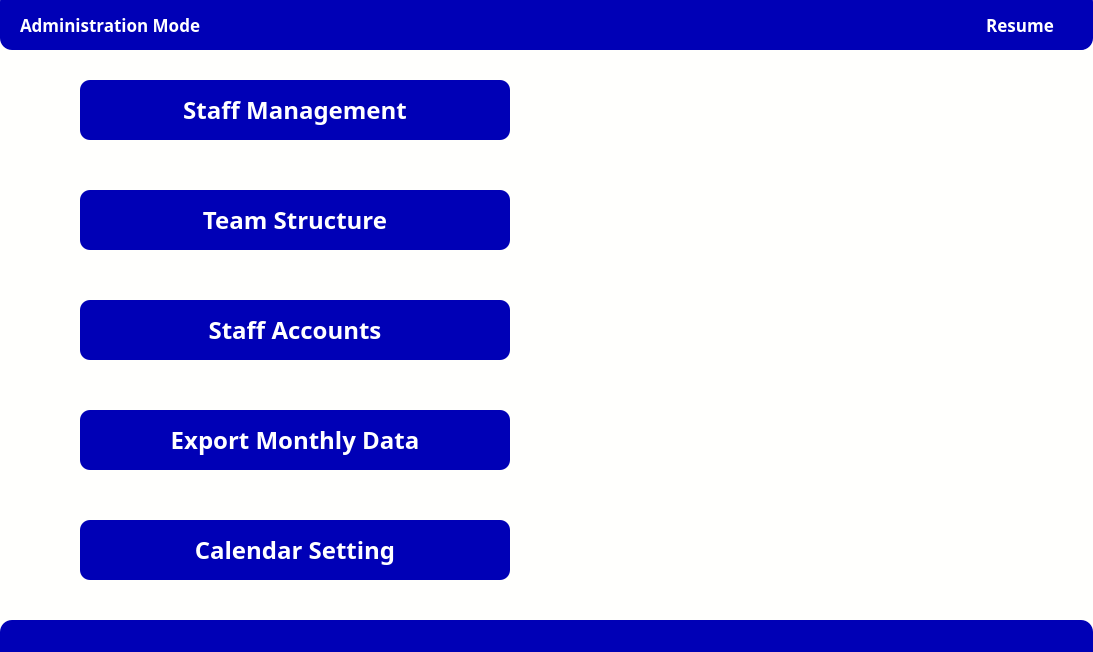
<?xml version="1.0" encoding="UTF-8"?>
<ui version="4.0">
 <class>AdminMain</class>
 <widget class="QMainWindow" name="AdminMain">
  <property name="geometry">
   <rect>
    <x>0</x>
    <y>0</y>
    <width>1093</width>
    <height>652</height>
   </rect>
  </property>
  <property name="sizePolicy">
   <sizepolicy hsizetype="Preferred" vsizetype="Preferred">
    <horstretch>0</horstretch>
    <verstretch>0</verstretch>
   </sizepolicy>
  </property>
  <property name="minimumSize">
   <size>
    <width>1093</width>
    <height>652</height>
   </size>
  </property>
  <property name="maximumSize">
   <size>
    <width>1093</width>
    <height>652</height>
   </size>
  </property>
  <property name="windowTitle">
   <string>Administration Mode</string>
  </property>
  <property name="styleSheet">
   <string notr="true">QMainWindow
{

    background-color:rgb(255, 255, 253);
    /*边框圆角半径为8像素*/ 
    border-radius:10px;
}</string>
  </property>
  <widget class="QWidget" name="centralwidget">
   <widget class="QPushButton" name="pushButton">
    <property name="geometry">
     <rect>
      <x>80</x>
      <y>80</y>
      <width>430</width>
      <height>60</height>
     </rect>
    </property>
    <property name="font">
     <font>
      <family>Microsoft Yahei</family>
      <pointsize>18</pointsize>
      <weight>75</weight>
      <bold>true</bold>
     </font>
    </property>
    <property name="styleSheet">
     <string notr="true">QPushButton
{
    font-family:Microsoft Yahei;
    font-size:18pt;
    color:white;
    background-color:rgb(0, 0, 182);
    border-radius:10px;
}

QPushButton:hover
{
    background-color:rgb(0, 0, 127);
    padding-left:-3px; 
    padding-top:-3px;

}

QPushButton:pressed
{
    background-color:rgb(0, 0, 188);
    padding-left:3px;
    padding-top:3px;
}</string>
    </property>
    <property name="text">
     <string>Staff Management</string>
    </property>
   </widget>
   <widget class="QPushButton" name="pushButton_2">
    <property name="geometry">
     <rect>
      <x>80</x>
      <y>190</y>
      <width>430</width>
      <height>60</height>
     </rect>
    </property>
    <property name="font">
     <font>
      <family>Microsoft Yahei</family>
      <pointsize>18</pointsize>
      <weight>75</weight>
      <bold>true</bold>
     </font>
    </property>
    <property name="styleSheet">
     <string notr="true">QPushButton
{
    font-family:Microsoft Yahei;
    font-size:18pt;
    color:white;
    background-color:rgb(0, 0, 182);
    border-radius:10px;
}

QPushButton:hover
{
    background-color:rgb(0, 0, 127);
    padding-left:-3px; 
    padding-top:-3px;

}

QPushButton:pressed
{
    background-color:rgb(0, 0, 188);
    padding-left:3px;
    padding-top:3px;
}</string>
    </property>
    <property name="text">
     <string>Team Structure</string>
    </property>
   </widget>
   <widget class="QPushButton" name="pushButton_3">
    <property name="geometry">
     <rect>
      <x>80</x>
      <y>300</y>
      <width>430</width>
      <height>60</height>
     </rect>
    </property>
    <property name="font">
     <font>
      <family>Microsoft Yahei</family>
      <pointsize>18</pointsize>
      <weight>75</weight>
      <bold>true</bold>
     </font>
    </property>
    <property name="styleSheet">
     <string notr="true">QPushButton
{
    font-family:Microsoft Yahei;
    font-size:18pt;
    color:white;
    background-color:rgb(0, 0, 182);
    border-radius:10px;
}

QPushButton:hover
{
    background-color:rgb(0, 0, 127);
    padding-left:-3px; 
    padding-top:-3px;

}

QPushButton:pressed
{
    background-color:rgb(0, 0, 188);
    padding-left:3px;
    padding-top:3px;
}</string>
    </property>
    <property name="text">
     <string>Staff Accounts</string>
    </property>
   </widget>
   <widget class="QPushButton" name="pushButton_4">
    <property name="geometry">
     <rect>
      <x>80</x>
      <y>410</y>
      <width>430</width>
      <height>60</height>
     </rect>
    </property>
    <property name="font">
     <font>
      <family>Microsoft Yahei</family>
      <pointsize>18</pointsize>
      <weight>75</weight>
      <bold>true</bold>
     </font>
    </property>
    <property name="styleSheet">
     <string notr="true">QPushButton
{
    font-family:Microsoft Yahei;
    font-size:18pt;
    color:white;
    background-color:rgb(0, 0, 182);
    border-radius:10px;
}

QPushButton:hover
{
    background-color:rgb(0, 0, 127);
    padding-left:-3px; 
    padding-top:-3px;

}

QPushButton:pressed
{
    background-color:rgb(0, 0, 188);
    padding-left:3px;
    padding-top:3px;
}</string>
    </property>
    <property name="text">
     <string>Export Monthly Data</string>
    </property>
   </widget>
   <widget class="QWidget" name="widget" native="true">
    <property name="geometry">
     <rect>
      <x>0</x>
      <y>-10</y>
      <width>1093</width>
      <height>60</height>
     </rect>
    </property>
    <property name="styleSheet">
     <string notr="true">QWidget
{
    /*字体为微软雅黑*/
    font-family:Microsoft Yahei;
    /*字体大小为20点*/
    font-size:18pt;
    /*字体颜色为白色*/    
    color:white;
    /*背景颜色*/  
    background-color:rgb(0, 0, 182);
    /*边框圆角半径为8像素*/ 
    border-radius:12px;
}</string>
    </property>
    <widget class="QPushButton" name="pushButton_7">
     <property name="geometry">
      <rect>
       <x>950</x>
       <y>10</y>
       <width>140</width>
       <height>50</height>
      </rect>
     </property>
     <property name="styleSheet">
      <string notr="true">QPushButton
{
    /*字体为微软雅黑*/
    font-family:Microsoft Yahei;
    /*字体大小为20点*/
    font-size:13pt;
    /*字体颜色为白色*/
	font-weight:bold;    
    color:white;
    /*背景颜色*/  
    background-color:rgb(0, 0, 182);
    /*边框圆角半径为8像素*/ 
    border-radius:10px;
}

/*按钮停留态*/
QPushButton:hover
{
    /*背景颜色*/  
    background-color:rgb(0, 0, 127);
    padding-left:-3px;
    /*上内边距为3像素，让按下时字向下移动3像素*/  
    padding-top:-3px;
}

/*按钮按下态*/
QPushButton:pressed
{
    /*背景颜色*/  
    background-color:rgb(0, 0, 188);
    /*左内边距为3像素，让按下时字向右移动3像素*/  
    padding-left:3px;
    /*上内边距为3像素，让按下时字向下移动3像素*/  
    padding-top:3px;
}</string>
     </property>
     <property name="text">
      <string>Resume</string>
     </property>
    </widget>
    <widget class="QLabel" name="label">
     <property name="geometry">
      <rect>
       <x>20</x>
       <y>10</y>
       <width>270</width>
       <height>50</height>
      </rect>
     </property>
     <property name="styleSheet">
      <string notr="true">QLabel
{
    /*字体为微软雅黑*/
    font-family:Microsoft Yahei;
    /*字体大小为20点*/
    font-size:13pt;
    /*字体颜色为白色*/
	font-weight:bold;    
    color:white;
    /*背景颜色*/  
    background-color:rgb(0, 0, 182);
    /*边框圆角半径为8像素*/ 

}

QLabel:hover
{
    padding-left:-3px;
    /*上内边距为3像素，让按下时字向下移动3像素*/  
    padding-top:-3px;
}

/*按钮按下态*/
QLabel:pressed
{
    /*左内边距为3像素，让按下时字向右移动3像素*/  
    padding-left:3px;
    /*上内边距为3像素，让按下时字向下移动3像素*/  
    padding-top:3px;
}</string>
     </property>
     <property name="text">
      <string>Administration Mode</string>
     </property>
    </widget>
   </widget>
   <widget class="QWidget" name="widget_2" native="true">
    <property name="geometry">
     <rect>
      <x>640</x>
      <y>130</y>
      <width>350</width>
      <height>361</height>
     </rect>
    </property>
    <property name="styleSheet">
     <string notr="true">background-image: url(:/source/1.png);</string>
    </property>
   </widget>
   <widget class="QPushButton" name="pushButton_9">
    <property name="geometry">
     <rect>
      <x>80</x>
      <y>520</y>
      <width>430</width>
      <height>60</height>
     </rect>
    </property>
    <property name="font">
     <font>
      <family>Microsoft Yahei</family>
      <pointsize>18</pointsize>
      <weight>75</weight>
      <bold>true</bold>
     </font>
    </property>
    <property name="styleSheet">
     <string notr="true">QPushButton
{
    font-family:Microsoft Yahei;
    font-size:18pt;
    color:white;
    background-color:rgb(0, 0, 182);
    border-radius:10px;
}

QPushButton:hover
{
    background-color:rgb(0, 0, 127);
    padding-left:-3px; 
    padding-top:-3px;

}

QPushButton:pressed
{
    background-color:rgb(0, 0, 188);
    padding-left:3px;
    padding-top:3px;
}</string>
    </property>
    <property name="text">
     <string>Calendar Setting</string>
    </property>
   </widget>
   <widget class="QWidget" name="widget_3" native="true">
    <property name="geometry">
     <rect>
      <x>0</x>
      <y>620</y>
      <width>1093</width>
      <height>50</height>
     </rect>
    </property>
    <property name="styleSheet">
     <string notr="true">QWidget
{
    /*字体为微软雅黑*/
    font-family:Microsoft Yahei;
    /*字体大小为20点*/
    font-size:18pt;
    /*字体颜色为白色*/    
    color:white;
    /*背景颜色*/  
    background-color:rgb(0, 0, 182);
    /*边框圆角半径为8像素*/ 
    border-radius:12px;
}</string>
    </property>
   </widget>
  </widget>
 </widget>
 <resources>
  <include location="image1.qrc"/>
 </resources>
 <connections/>
</ui>
